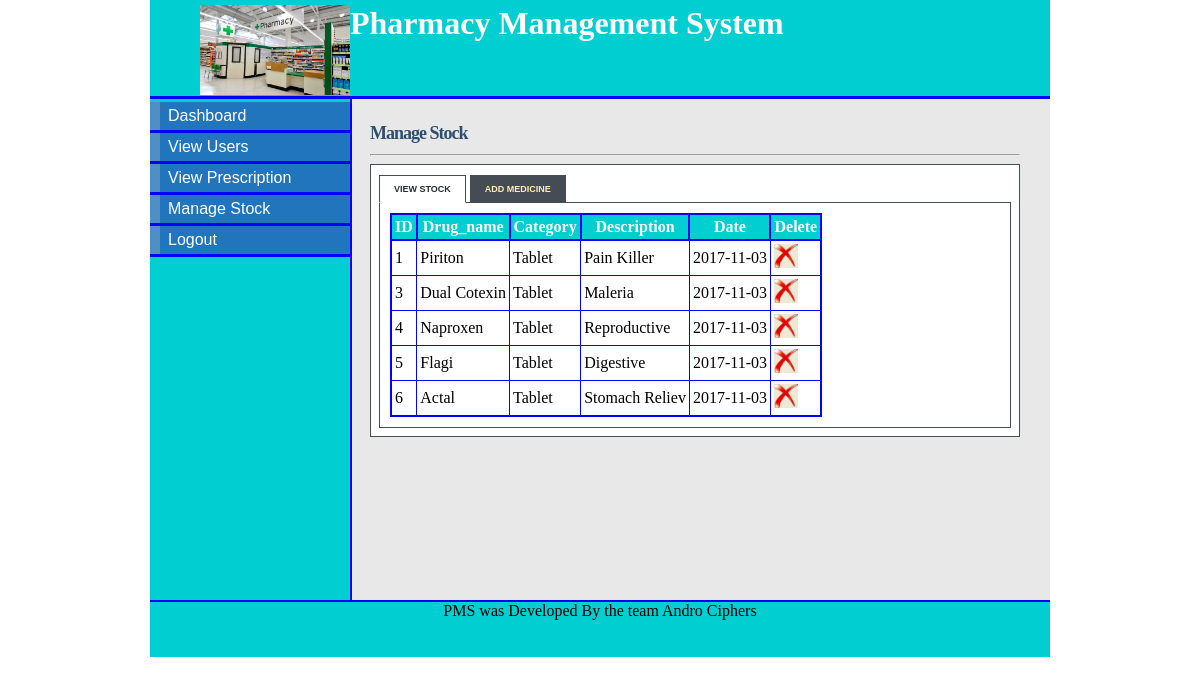
/stock.php (signed in), run on the app's committed database.
### tables this page shows
CREATE TABLE `stock` (
  `stock_id` tinyint(5) NOT NULL,
  `drug_name` varchar(20) NOT NULL,
  `category` varchar(20) NOT NULL,
  `description` varchar(50) NOT NULL,
  `company` varchar(20) NOT NULL,
  `quantity` int(11) NOT NULL,
  `cost` int(11) NOT NULL,
  `date_supplied` date NOT NULL
);

### stock.php (the view, shortened to what this page needs)
<!DOCTYPE html>
<html>
<head>
<link rel="stylesheet" type="text/css" href="style/mystyle.css">
<link rel="stylesheet" href="style/style.css" type="text/css" media="screen" />
<link rel="stylesheet" href="style/table.css" type="text/css" media="screen" />
</head>
<body>
<div id="content">
<div id="header">
<h1><a href="#"><img src="images/main_logo.jpg"></a> Pharmacy Management System</h1></div>
<div id="left_column">
<div id="button">
<ul>
			<li><a href="manager.php">Dashboard</a></li>
			<li><a href="view.php">View Users</a></li>
			<li><a href="view_prescription.php">View Prescription</a></li>
			<li><a href="stock.php">Manage Stock</a></li>
			<li><a href="logout.php">Logout</a></li>
		</ul>
</div>
		</div>
<div id="main">
<div id="tabbed_box" class="tabbed_box">
    <h4>Manage Stock</h4>
<hr/>
    <div class="tabbed_area">
        <ul class="tabs">
            <li><a href="javascript:tabSwitch('tab_1', 'content_1');" id="tab_1" class="active">View Stock</a></li>
            <li><a href="javascript:tabSwitch('tab_2', 'content_2');" id="tab_2">Add Medicine</a></li>
        </ul>
        <div id="content_1" class="content">
		<?php
        $result = mysql_query("SELECT * FROM stock")
                or die(mysql_error());
        echo "<table border='1' cellpadding='3'>";
         echo "<tr><th>ID</th><th>Drug_name</th><th>Category</th><th>Description</th><th>Date</th><th>Delete</th></tr>";
        while($row = mysql_fetch_array( $result )) {
                echo "<tr>";
                 echo '<td>' . $row['stock_id'] . '</td>';
                echo '<td>' . $row['drug_name'] . '</td>';
				echo '<td>' . $row['category'] . '</td>';
				echo '<td>' . $row['description'] . '</td>';
				echo '<td>' . $row['date_supplied'] . '</td>';?>
				<td><a href="delete_stock.php?stock_id=<?php echo $row['stock_id']?>"><img src="images/delete-icon.jpg" width="24" height="24" border="0" /></a></td>
				<?php
		 }
        echo "</table>";
?>
        </div>
    </div>
</div>
</div>
<div id="footer" align="Center"> PMS was Developed By the team Andro Ciphers</div>
</div>
</body>
</html>

### style/mystyle.css (style rules this page uses)
body { margin-top: 0px; padding-top: 0px; }
#content { margin-left: auto; margin-right: auto; background: #E8E8E8; width: 900px; height: 600px; }
#header { width: 900px; height: 96px; background: #00CED1; border-bottom: solid 3px blue; }
#header h1 { margin: 0px; padding-top: 5px; margin-left: 50px; color: #fff; }
#header img { float:left; height: 90px; width: 150px; }
#left_column { clear: all; float: left; width: 200px; height: 501px; background: #00CED1; border-right:solid 2px blue; }
#main { clear: all; width: 780px; height: 470px; background: #E8E8E8; }
#button { width: 12.5em; padding: 0 0 1em 0; margin-top: 0.2em; margin-bottom: 1em; font-family: 'Trebuchet MS', 'Lucida Grande', Verdana, Arial, Sans-serif; background: #00CED1; color: #333; }
#button ul { list-style: none; margin: 0; padding: 0; border: none; }
#button li { border-bottom: 3px solid blue; margin: 0; list-style: none; list-style-image: none; }
#button li a { display: block; padding: 5px 5px 5px 0.5em; border-left: 10px solid #508fc4; border-right: 10px solid #2175bc; background-color: #2175bc; color: #fff; text-decoration: none; width: 100%; }
html>body #button li a { width: auto; }
#footer { width: 900px; height: 55px; background: #00CED1; clear: all; border-top: solid 2px blue; }

### style/style.css (style rules this page uses)
#tabbed_box { margin: 0px auto 0px 220px; width: 650px; }
.tabbed_box h4 { font-size: 18px; color:#2F4F6F; letter-spacing:-1px; margin-bottom:10px; }
.tabbed_area { border: 1px solid #494e52; background-color: #fff; padding: 8px; }
ul.tabs { margin: 0px; padding: 0px; margin-top: 5px; margin-bottom: 6px; }
ul.tabs li { list-style: none; display: inline; }
ul.tabs li a { background-color: #464c54; color: #ffebb5; padding: 8px 14px 8px 14px; text-decoration: none; font-size: 9px; font-family: Verdana, Arial, Helvetica, sans-serif; font-weight: bold; text-transform: uppercase; border: 1px solid #464c54; }
ul.tabs li a.active { background-color: #ffffff; color: #282e32; border: 1px solid #464c54; border-bottom: 1px solid #ffffff; }
.content { background-color: #ffffff; padding: 10px; border: 1px solid #464c54; }

### style/table.css (style rules this page uses)
table { border-collapse:collapse; }
table,th { border: 2px solid blue; }
th { background-color: #00CED1; color:white; }

### stock.php (style rules this page uses)
#main { height: 477px; }

### data on the page
stock: stock_id "1", drug_name "Piriton", category "Tablet", description "Pain Killer", date_supplied "2017-11-03"
stock: stock_id "3", drug_name "Dual Cotexin", category "Tablet", description "Maleria", date_supplied "2017-11-03"
stock: stock_id "4", drug_name "Naproxen", category "Tablet", description "Reproductive", date_supplied "2017-11-03"
stock: stock_id "5", drug_name "Flagi", category "Tablet", description "Digestive", date_supplied "2017-11-03"
stock: stock_id "6", drug_name "Actal", category "Tablet", description "Stomach Reliev", date_supplied "2017-11-03"
